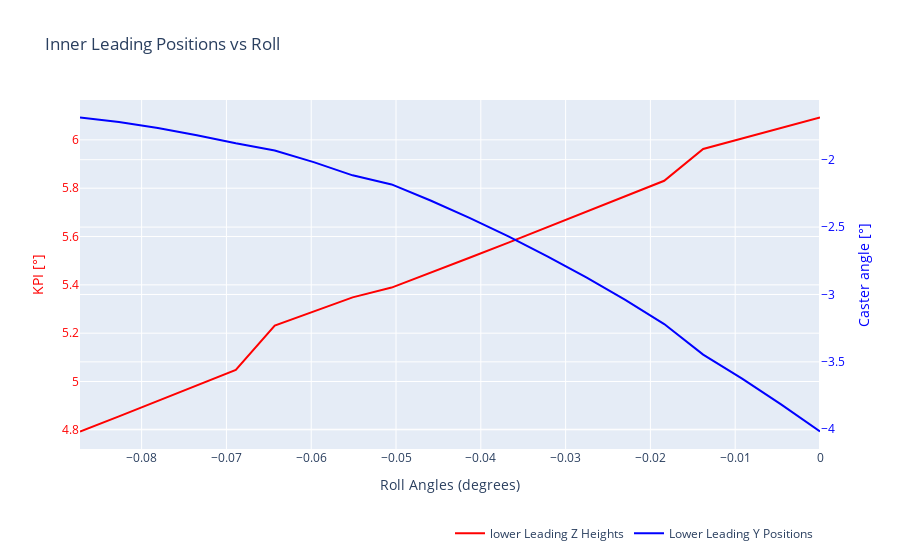

This figure's notebook cell:
### Code cell
# Plot inner positions vs roll

# Create the plot
fig = go.Figure()

# Add king pin incl
fig.add_trace(
    go.Scatter(
        x=results_df["roll_angle"],
        y=results_df["kingpin_inclination_deg"],
        mode='lines',
        marker=dict(color='red'),
        name='lower Leading Z Heights',
        yaxis='y'  # Primary y-axis
    )
)

# Add caster angle 
fig.add_trace(
    go.Scatter(
        x=results_df["roll_angle"],
        y=results_df["camber_angle_deg"],
        mode='lines',
        marker=dict(color='blue'),
        name='Lower Leading Y Positions',
        yaxis='y2'  # Secondary y-axis
    )
)

# Update layout to add the secondary y-axis
fig.update_layout(
    title='Inner Leading Positions vs Roll',
    xaxis=dict(title='Roll Angles (degrees)'),
    yaxis=dict(
        title='KPI [°]',
        titlefont=dict(color='red'),
        tickfont=dict(color='red')
    ),
    yaxis2=dict(
        title='Caster angle [°]',
        titlefont=dict(color='blue'),
        tickfont=dict(color='blue'),
        anchor='x',
        overlaying='y',
        side='right'
    ),
    legend=dict(x=0.5, y=-0.2, orientation='h')  # Adjust legend position if needed
)

# Show the figure
fig.show()

### Figure 1 — Plotly figure (JSON) as saved in the notebook; plotly's stock layout.template omitted (floating-point values rounded to 4 significant figures)
{"data": [{"marker": {"color": "red"}, "mode": "lines", "name": "lower Leading Z Heights", "type": "scatter", "x": [0, -0.004593, -0.009186, -0.01378, -0.01837, -0.02296, -0.02756, -0.03215, -0.03674, -0.04134, -0.04593, -0.05052, -0.05512, -0.05971, -0.0643, -0.06889, -0.07349, -0.07808, -0.08267, -0.08727], "y": [6.093, 6.048, 6.005, 5.962, 5.831, 5.766, 5.702, 5.638, 5.575, 5.512, 5.45, 5.389, 5.348, 5.289, 5.231, 5.048, 4.984, 4.919, 4.856, 4.793], "yaxis": "y"}, {"marker": {"color": "blue"}, "mode": "lines", "name": "Lower Leading Y Positions", "type": "scatter", "x": [0, -0.004593, -0.009186, -0.01378, -0.01837, -0.02296, -0.02756, -0.03215, -0.03674, -0.04134, -0.04593, -0.05052, -0.05512, -0.05971, -0.0643, -0.06889, -0.07349, -0.07808, -0.08267, -0.08727], "y": [-4.017, -3.815, -3.625, -3.446, -3.219, -3.041, -2.874, -2.717, -2.569, -2.431, -2.303, -2.184, -2.116, -2.018, -1.931, -1.879, -1.818, -1.764, -1.72, -1.687], "yaxis": "y2"}], "layout": {"legend": {"orientation": "h", "x": 0.5, "y": -0.2}, "title": {"text": "Inner Leading Positions vs Roll"}, "xaxis": {"title": {"text": "Roll Angles (degrees)"}}, "yaxis": {"tickfont": {"color": "red"}, "title": {"font": {"color": "red"}, "text": "KPI [°]"}}, "yaxis2": {"anchor": "x", "overlaying": "y", "side": "right", "tickfont": {"color": "blue"}, "title": {"font": {"color": "blue"}, "text": "Caster angle [°]"}}}}
